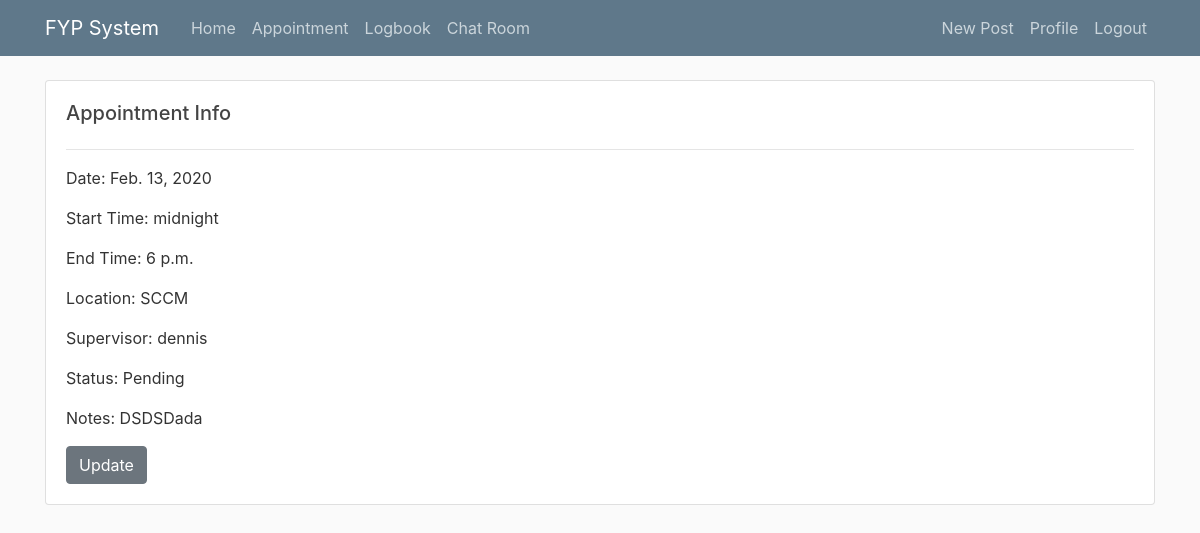
/appointment/4/ (signed in), run on the app's committed database.
### Appointments/models.py (models this page shows, shortened)
class Appointment(models.Model):
    STATUS = (
			('Pending', 'Pending'),
			('Approved', 'Approved'),
			('Rejected', 'Rejected'),
			)
    user = models.ForeignKey(User, on_delete=models.CASCADE,related_name='student')
    date = models.DateField(u'Date', help_text=u'yyyy/mm/dd')
    start_time = models.TimeField(u'Starting time', help_text=u'24hr format')
    end_time = models.TimeField(u'Final time', help_text=u'24hr format')
    location=models.CharField(max_length=50,null=True)
    supervisor=models.ForeignKey(User,related_name='supervisor', on_delete=models.CASCADE,null=True)
    notes = models.TextField(u'Textual Notes', help_text=u'Textual Notes', blank=True, null=True)
    status = models.CharField(max_length = 50, null=True, choices=STATUS, default = 'Pending')

### Appointments/views.py (the view)
# urls.py: path('<int:pk>/', AppointmentDetailView.as_view(),name='appointment-detail'),
class AppointmentDetailView(LoginRequiredMixin,DetailView):
    model = Appointment

### Appointments/templates/appointments/appointment_detail.html (shortened to what this page needs)
{% extends "announcement/base.html"%}
{% block content %}
<div class="row">
	<div class="col-md">
		<div class="card card-body">
      <h5>Appointment Info</h5>
			<hr>
            <p>Date: {{appointment.date}}</p>
            <p>Start Time: {{appointment.start_time}}</p>
            <p>End Time: {{appointment.end_time}}</p>
            <p>Location: {{appointment.location}}</p>
            <p>Supervisor: {{appointment.supervisor}}</p>
            <p>Status: {{appointment.status}}</p>
            <p>Notes: {{appointment.notes}}</p>
           {% if object.supervisor == user %}
            <div>
              <a class="btn btn-secondary" btn-sm mt-1 mb-1 href="{% url 'appointment-update' object.id %}">Update</a>
            </div>
            {% endif %}
    </div>
    </div>
</div>
{% endblock content %}

### Announcement/static/announcement/main.css (style rules this page uses)
body { background: #fafafa; color: #333333; margin-top: 5rem; }
h1, h2, h3, h4, h5, h6 { color: #444444; }

### data on the page
Appointment: date "Feb. 13, 2020", start_time "midnight", end_time "6 p.m.", location "SCCM", supervisor "dennis", status "Pending", notes "DSDSDada"
